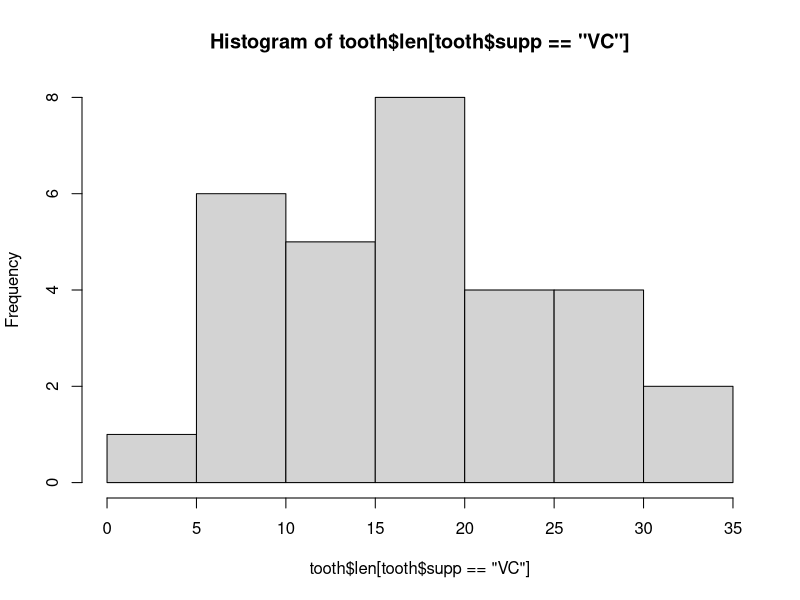
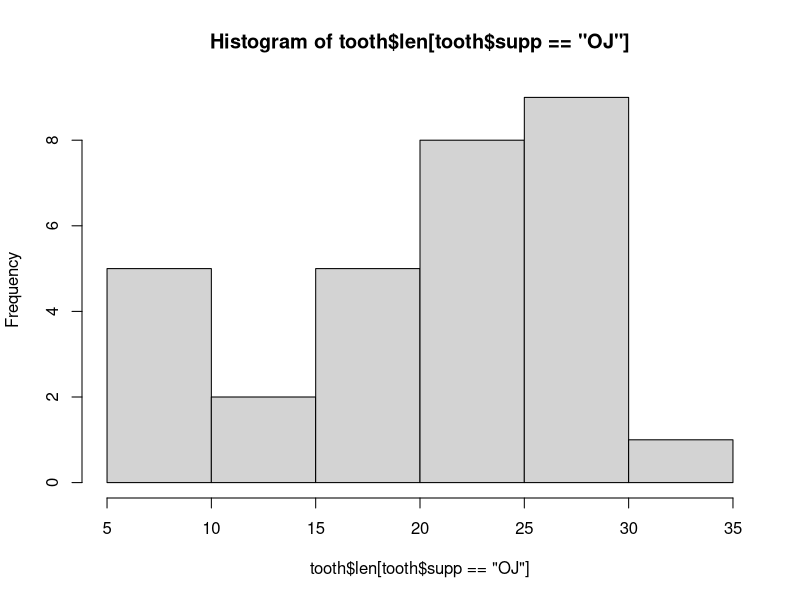
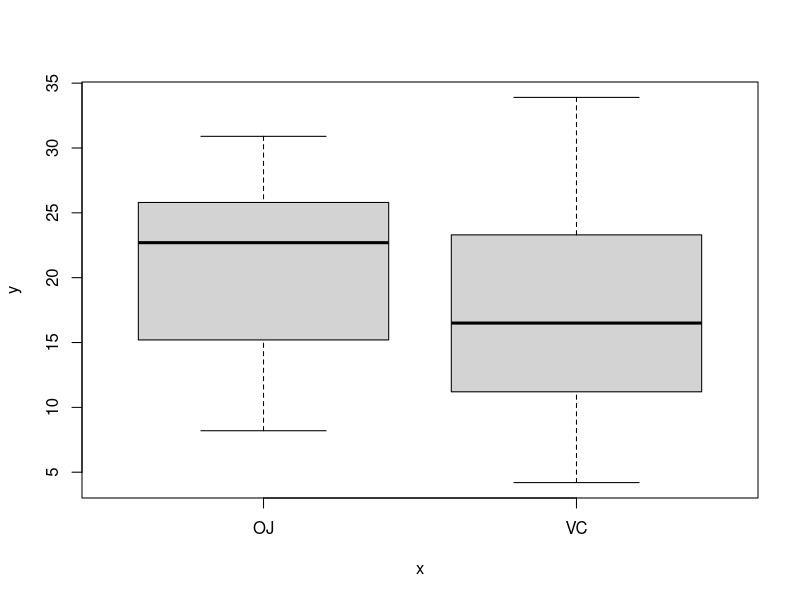
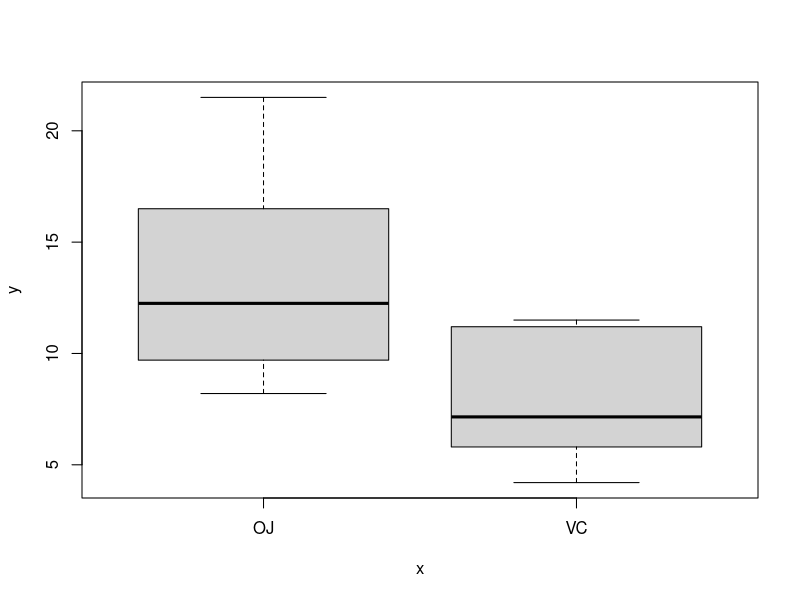
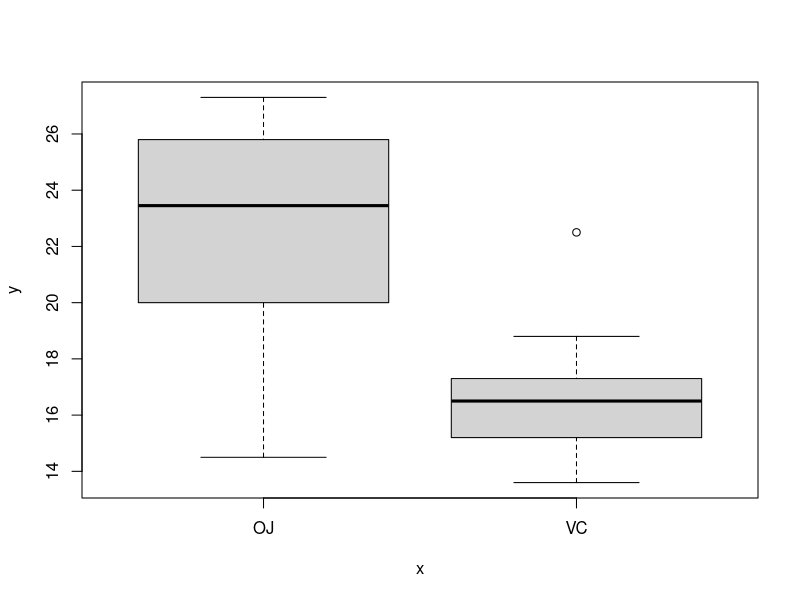
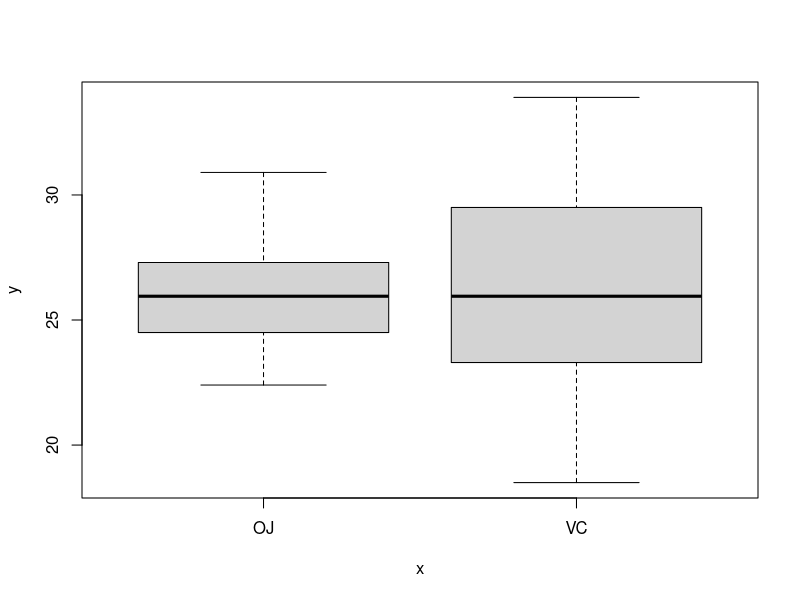
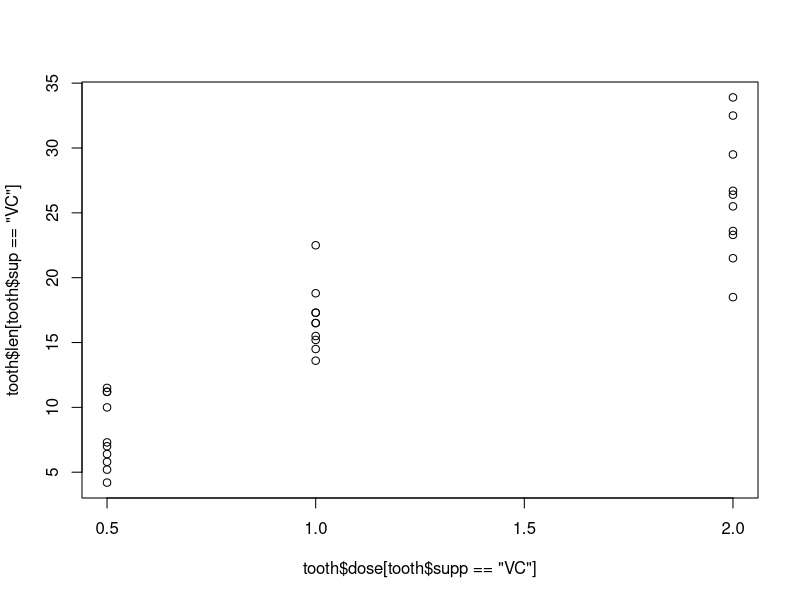
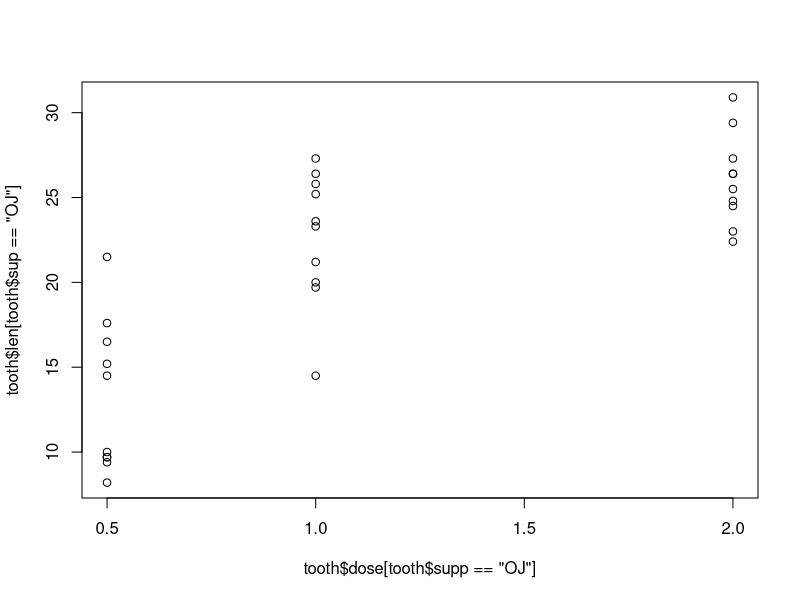

Source code (R) for these figures, in order: (Note: this script raises an error after producing the figures.)
### StatInf_Proj_2.R
library(datasets)
?ToothGrowth
tooth <- ToothGrowth
str(tooth)
summary(tooth)
head(tooth)
table(tooth$supp)

hist(tooth$len[tooth$supp == "VC" ])
hist(tooth$len[tooth$supp == "OJ" ])
plot(tooth$supp, tooth$len)

plot(tooth$supp[tooth$dose == 0.5], tooth$len[tooth$dose == 0.5])
plot(tooth$supp[tooth$dose == 1.0], tooth$len[tooth$dose == 1.0])
plot(tooth$supp[tooth$dose == 2.0], tooth$len[tooth$dose == 2.0])

plot(tooth$dose[tooth$supp == "VC"], tooth$len[tooth$sup == "VC"])
plot(tooth$dose[tooth$supp == "OJ"], tooth$len[tooth$sup == "OJ"])

plot(tooth$len[tooth$supp == "VC"], tooth$dose[tooth$sup == "VC"])
plot(tooth$len[tooth$supp == "OJ"], tooth$dose[tooth$sup == "OJ"])

###
ggplot(tooth, aes(as.factor(dose), len, fill = supp)) + geom_bar(stat="identity") + facet_grid(. ~ supp)
ggplot(tooth, aes(as.factor(dose), len, fill = supp)) + geom_bar(stat="identity", position = "dodge")

###########
g <- ggplot(tooth, aes(as.factor(dose), len, fill = supp))
g <- g + geom_bar(stat="identity", position = "dodge") + theme_bw()
g <- g + scale_fill_manual("Teams",values = c("#ff6666", "#33cc33"), guide = guide_legend(title = "Supplement"))
g <- g + xlab("Dose in milligrams") + ylab("Tooth Length")
g

fit <- lm(len ~ dose + supp, data=ToothGrowth)
confint(fit)

t.test(len ~ supp, data = ToothGrowth)
tooth_0.5_1.0 <- subset(tooth, dose %in% c(0.5, 1.0))
t.test(len ~ supp, tooth_0.5_1.0)
tooth_0.5_2.0 <- subset(tooth, dose %in% c(0.5, 2.0))
t.test(len ~ supp, tooth_0.5_2.0)
tooth_1.0_2.0 <- subset(tooth, dose %in% c(1.0, 2.0))
t.test(len ~ supp, tooth_1.0_2.0)